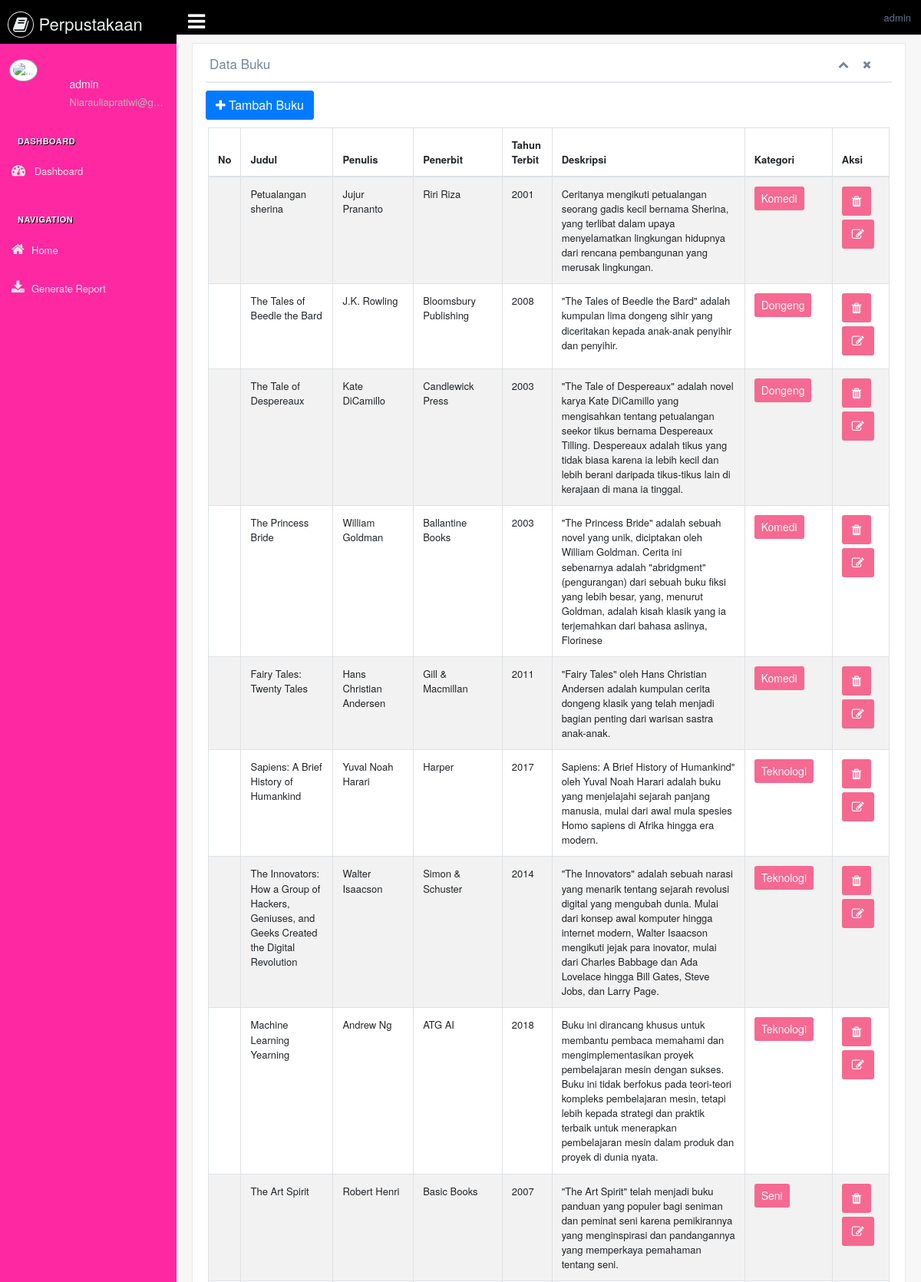
The page /dashboard/index.php?page=buku (signed in, upper part) on the database its author committed.
### tables this page shows
CREATE TABLE `buku` (
  `BukuID` int(11) NOT NULL,
  `Judul` varchar(255) NOT NULL,
  `Penulis` varchar(255) NOT NULL,
  `Penerbit` varchar(255) NOT NULL,
  `TahunTerbit` int(11) NOT NULL,
  `Deskripsi` text NOT NULL,
  `File` text NOT NULL
);

### connection.php (called while the page is built, shortened)
<?php
class Connection {
    public function __construct(){
        $this->conn = mysqli_connect('localhost', 'root', '', 'db_perpusku');
    }
}

### dashboard/action.php (called while the page is built, shortened)
<?php
require_once '../connection.php';
class Book extends Connection{
    public function getBookData(){
        $query = mysqli_query($this->conn, "SELECT buku.*, GROUP_CONCAT(kategoribuku.NamaKategori SEPARATOR ', ') AS kategori
                                    FROM buku
                                    LEFT JOIN kategoribuku_relasi ON buku.BukuID = kategoribuku_relasi.BukuID
                                    LEFT JOIN kategoribuku ON kategoribuku_relasi.KategoriID = kategoribuku.KategoriID
                                    GROUP BY buku.BukuID");
        $row = [];
        while ($result = mysqli_fetch_assoc($query)) {
            $row[] = $result;
        }
        return $row;
    }
}

### dashboard/buku.php (the view, shortened to what this page needs)
<?php
require_once 'action.php';
$data = new Book();
?>
<div class="x_panel">
    <div class="x_title">
        <h2>Data Buku</h2>
        <ul class="nav navbar-right panel_toolbox">
            <li>
                <a class="collapse-link"><i class="fa fa-chevron-up"></i></a>
            </li>
            <li class="ml-2">
                <a class="close-link"><i class="fa fa-close"></i></a>
            </li>
        </ul>
        <div class="clearfix"></div>
    </div>
    <a class="btn  btn-primary" href="?page=buku&act=insert"><i class="fa fa-plus"></i> Tambah Buku</a>
    <div class="x_content">
        <div class="row">
            <div class="col-sm-12">
                <div class="card-box table-responsive">
                    <table id="datatable" class="table table-striped table-bordered" style="width:100%">
                        <thead>
                        <tr>
                            <th>No</th>
                            <th>Judul</th>
                            <th>Penulis</th>
                            <th>Penerbit</th>
                            <th>Tahun Terbit</th>
                            <th>Deskripsi</th>
                            <th>Kategori</th>
                            <th>Aksi</th>
                        </tr>
                        </thead>
                        <tbody>
                            <?php foreach($data->getBookData() as $rows) : ?>
                                <tr>
                                    <td><?  $rows["No"] ?? '' ?></td>
                                    <td><?= $rows["Judul"] ?? '' ?></td>
                                    <td><?= $rows["Penulis"] ?? '' ?></td>
                                    <td><?= $rows["Penerbit"] ?? '' ?></td>
                                    <td><?= $rows["TahunTerbit"] ?? '' ?></td>
                                    <td><?= $rows["Deskripsi"] ?? '' ?></td>
                                    <td>
                                        <?php
                                            $categories = explode(', ', $rows["kategori"] ?? '' );
                                            foreach ($categories as $category) {
                                                echo "<button class='btn btn-pink btn-sm text-light'>$category</button>" . "<br>";
                                            }
                                        ?>
                                    </td>
                                    <td>
                                        <a class="btn btn-pink1 text-light" href="?page=buku&act=delete&id=<?= $rows["BukuID"] ?>" onclick="return confirm('Hapus <?= $rows['Judul'] ?>?')"><i class="fa fa-trash"></i></a>
                                        <a class="btn btn-pink2 text-light" href="?page=buku&act=edit&id=<?= $rows["BukuID"] ?>"><i class="fa fa-edit"></i></a>
                                    </td>
                                </tr>
                            <?php endforeach; ?>
                        </tbody>
                    </table>
                </div>
            </div>
        </div>
    </div>
</div>

### dashboard/buku.php (style rules this page uses)
.btn-pink { background-color:#f56992 ; }
.btn-pink1 { background-color:#f56991 ; }
.btn-pink2 { background-color: #f56991 ; }

### rows shown on the page
buku: Judul "Petualangan sherina", Penulis "Jujur Prananto", Penerbit "Riri Riza", TahunTerbit "2001", Deskripsi "Ceritanya mengikuti petualangan seorang gadis kecil bernama Sherina, yang terlibat dalam upaya menyelamatkan lingkungan hidupnya dari rencana pembangunan yang merusak lingkungan.", category "Komedi"
buku: Judul "The Tales of Beedle the Bard", Penulis "J.K. Rowling", Penerbit "Bloomsbury Publishing", TahunTerbit "2008", Deskripsi "\"The Tales of Beedle the Bard\" adalah kumpulan lima dongeng sihir yang diceritakan kepada anak-anak penyihir dan penyihir.", category "Dongeng"
buku: Judul "The Tale of Despereaux", Penulis "Kate DiCamillo", Penerbit "Candlewick Press", TahunTerbit "2003", Deskripsi "\"The Tale of Despereaux\" adalah novel karya Kate DiCamillo yang mengisahkan tentang petualangan seekor tikus bernama Despereaux Tilling. Despereaux adalah tikus yang tidak biasa karena ia lebih kecil dan lebih berani daripada tikus-tikus lain di kerajaan di mana ia tinggal.", category "Dongeng"
buku: Judul "The Princess Bride", Penulis "William Goldman", Penerbit "Ballantine Books", TahunTerbit "2003", Deskripsi "\"The Princess Bride\" adalah sebuah novel yang unik, diciptakan oleh William Goldman. Cerita ini sebenarnya adalah \"abridgment\" (pengurangan) dari sebuah buku fiksi yang lebih besar, yang, menurut Goldman, adalah kisah klasik yang ia terjemahkan dari bahasa aslinya, Florinese", category "Komedi"
buku: Judul "Fairy Tales: Twenty Tales", Penulis "Hans Christian Andersen", Penerbit "Gill & Macmillan", TahunTerbit "2011", Deskripsi "\"Fairy Tales\" oleh Hans Christian Andersen adalah kumpulan cerita dongeng klasik yang telah menjadi bagian penting dari warisan sastra anak-anak.", category "Komedi"
buku: Judul "Sapiens: A Brief History of Humankind", Penulis "Yuval Noah Harari", Penerbit "Harper", TahunTerbit "2017", Deskripsi "Sapiens: A Brief History of Humankind\" oleh Yuval Noah Harari adalah buku yang menjelajahi sejarah panjang manusia, mulai dari awal mula spesies Homo sapiens di Afrika hingga era modern.", category "Teknologi"
buku: Judul "The Innovators: How a Group of Hackers, Geniuses, and Geeks Created the Digital Revolution", Penulis "Walter Isaacson", Penerbit "Simon & Schuster", TahunTerbit "2014", Deskripsi "\"The Innovators\" adalah sebuah narasi yang menarik tentang sejarah revolusi digital yang mengubah dunia. Mulai dari konsep awal komputer hingga internet modern, Walter Isaacson mengikuti jejak para inovator, mulai dari Charles Babbage dan Ada Lovelace hingga Bill Gates, Steve Jobs, dan Larry Page.", category "Teknologi"
buku: Judul "Machine Learning Yearning", Penulis "Andrew Ng", Penerbit "ATG AI", TahunTerbit "2018", Deskripsi "Buku ini dirancang khusus untuk membantu pembaca memahami dan mengimplementasikan proyek pembelajaran mesin dengan sukses. Buku ini tidak berfokus pada teori-teori kompleks pembelajaran mesin, tetapi lebih kepada strategi dan praktik terbaik untuk menerapkan pembelajaran mesin dalam produk dan proyek di dunia nyata.", category "Teknologi"
buku: Judul "The Art Spirit", Penulis "Robert Henri", Penerbit "Basic Books", TahunTerbit "2007", Deskripsi "\"The Art Spirit\" telah menjadi buku panduan yang populer bagi seniman dan peminat seni karena pemikirannya yang menginspirasi dan pandangannya yang memperkaya pemahaman tentang seni.", category "Seni"

### other values the page prints
$user["Username"] "admin"
$user["Email"] "Niarauliapratiwi@g…"
